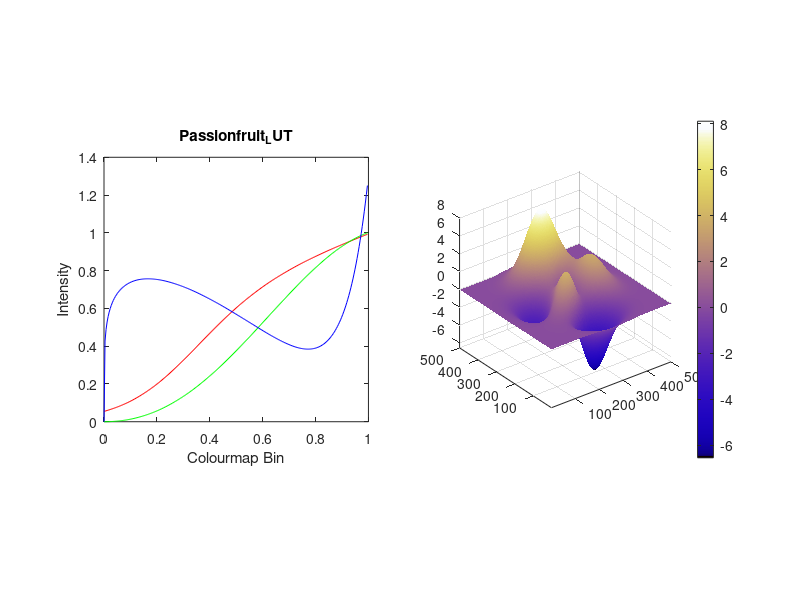

This chart was generated by the following MATLAB code:
filename = 'Passionfruit_LUT';

%% Colourmap specifications:
   Fs = 256;                   % total samples (colormap bins)
   dt = 1/Fs;                   % bin-width
   t = (0:dt:1-dt)';     % array of samples
   
%% Create channels:
   Fc = 0.5;                     % frequency, set to half a period
 
    %r = 0.5 * (sin(2*pi*Fc *t) + 1);

    r = sigmf(t,[7 0.3]);
    g = 0.5 * (-cos(2*pi*Fc*t) + 1);
    b = linspace(1,0,Fs)';

%     tt = 0.5 * (tan(2*pi*Fc*t) + 1);
%     plot(t,tt);
    
% generate a brightness gradient
BrightnessMin=0.5;
BrightnessMax=1;
gs_mask_r = linspace(BrightnessMin,BrightnessMax,Fs)';
gs_mask_g = linspace(BrightnessMin,BrightnessMax,Fs)';
gs_mask_b = (3 .^(10*t) / (3^10*t(end)));
b2 = (t .^0.2);

r = r .* gs_mask_r;
g = g .* gs_mask_g;
% b = (g + (b2 .* b + gs_mask_b)/2); % purple
% b = (b2 .* b + gs_mask_b)/2; % golden
b = 1.3 * (b2 .* b + gs_mask_b);

% ff = g + b;
% plot(t,ff);
  
   % Plot the channels
   figure('Position',[100 100 1200 400]);
   subplot(1,2,1)
   plot(t,r,'r');
   hold on
   plot(t,g,'g');
   xlabel('Colourmap Bin');
   ylabel('Intensity');
   title(filename);
   zoom xon;
   plot(t,b,'b');
   axis square
   
   cmap = horzcat(r,g,b);
   cmap(cmap > 1) = 1; % flatten saturated
   
   subplot(1,2,2)
    surf(peaks(500), 'EdgeColor', 'none')
    colormap(cmap);
    axis square tight
    colorbar
     axis square
     saveas(gcf,[filename,'.png'])
     
% convert to 8-bit RGB values (n.b. check LUT_bins matches your intent!
% i.e. set to 256 for 8-bit indexed images)
CustomColorMap_8bit = floor(cmap * 255);
csvwrite([filename,'.csv'],CustomColorMap_8bit);